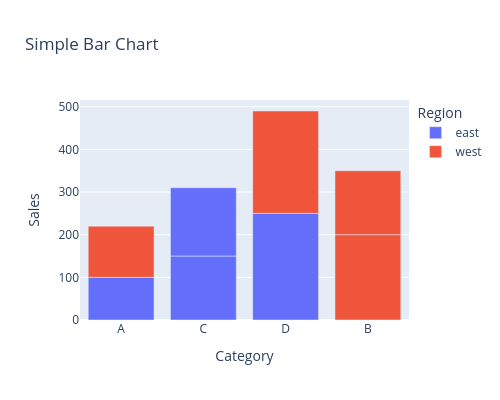

This figure's notebook cell:
### Code cell


### Figure 1 — Plotly figure (JSON) as saved in the notebook; plotly's stock layout.template omitted (floating-point values rounded to 4 significant figures)
{"data": [{"hovertemplate": "Region=east<br>Category=%{x}<br>Sales=%{y}<extra></extra>", "legendgroup": "east", "marker": {"color": "#636efa", "pattern": {"shape": ""}}, "name": "east", "orientation": "v", "showlegend": true, "textposition": "auto", "type": "bar", "x": ["A", "C", "D", "C"], "xaxis": "x", "y": [100, 150, 250, 160], "yaxis": "y"}, {"hovertemplate": "Region=west<br>Category=%{x}<br>Sales=%{y}<extra></extra>", "legendgroup": "west", "marker": {"color": "#EF553B", "pattern": {"shape": ""}}, "name": "west", "orientation": "v", "showlegend": true, "textposition": "auto", "type": "bar", "x": ["B", "A", "B", "D"], "xaxis": "x", "y": [200, 120, 150, 240], "yaxis": "y"}], "layout": {"barmode": "relative", "height": 400, "legend": {"title": {"text": "Region"}, "tracegroupgap": 0}, "title": {"text": "Simple Bar Chart"}, "width": 500, "xaxis": {"anchor": "y", "domain": [0, 1], "title": {"text": "Category"}}, "yaxis": {"anchor": "x", "domain": [0, 1], "title": {"text": "Sales"}}}}
